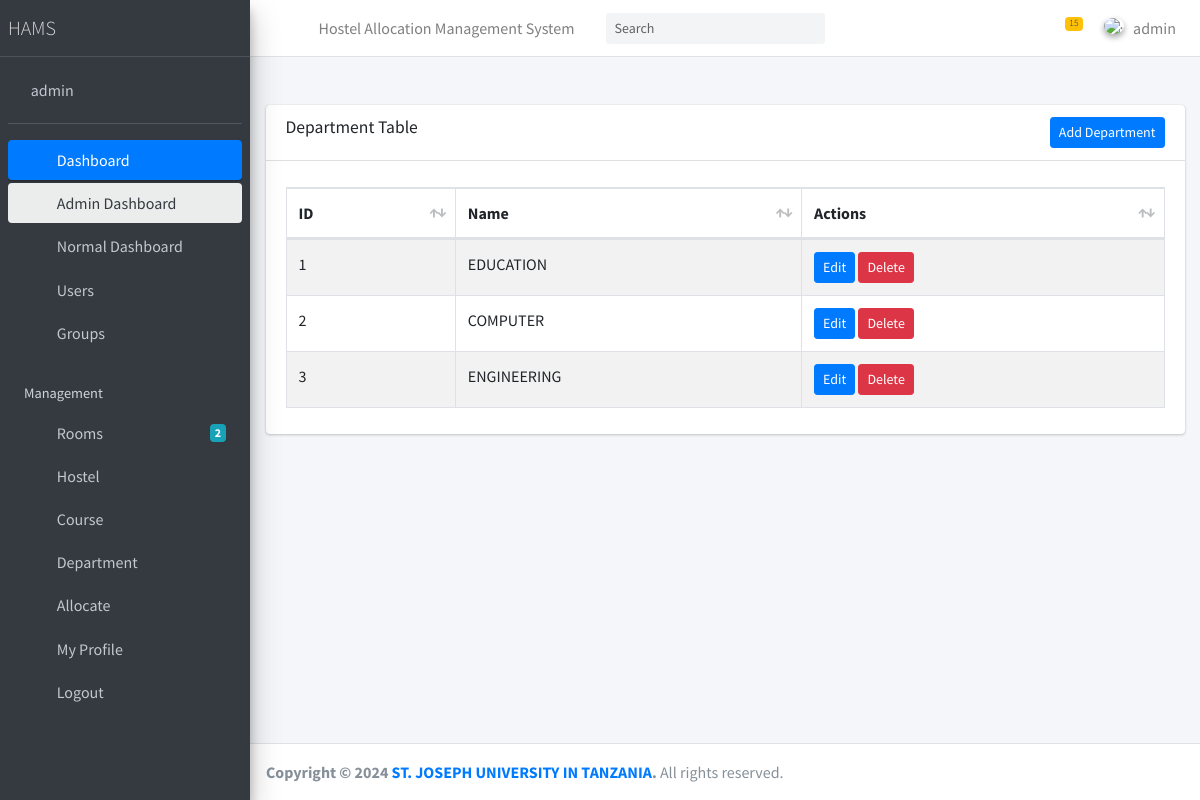
The app's page /department/ (signed in) with its own data.
### department/models.py (models this page shows, shortened)
class Department(models.Model):
    name=models.CharField(max_length=100)
    def remove_department(self):
      return reverse('department:delete',kwargs={'id':self.id})
    def update_department(self):
      return reverse('department:update',kwargs={'id':self.id})

### department/views.py (the view, shortened to what this page needs)
# urls.py: path('',Index.as_view(),name='index'),
class Index(View):
    def get(self,*args,**kwargs):
        departments=Department.objects.all()
        template_name='departments/department_index.html'
        form=DepartmentForm()
        context={
            'departments':departments,
            'form':form
        }
        return render(self.request,template_name,context)

### department/forms.py
class DepartmentForm(forms.ModelForm):
    class Meta:
        model =Department
        exclude=['user']
        widgets={
            'name':forms.TextInput(
                attrs={
                    'class':'form-control'
                }
            ),
        }

### department/templates/departments/department_index.html (shortened to what this page needs)
{% extends 'layouts/base.html' %}
{% block content %}
<section class="content">
    <div class="container-fluid">
        <div class="row">
            <div class="col-12">
                <div class="card">
                    <div class="card-header">
                        <h3 class="card-title">Department Table</h3>
                        {% if perms.deparment.add_department %}
                        <div class="float-right">
                            <button class="btn btn-primary btn-sm" data-toggle="modal" data-target="#createRoom">Add Department</button>
                        </div>
                       {% endif%}
                    </div>
                    <div class="card-body">
                        <div id="example1_wrapper" class="dataTables_wrapper dt-bootstrap4">
                            <div class="row">
                                <div class="col-sm-12">
                                    <table id="example1" class="table table-bordered table-striped dataTable dtr-inline"
                                        role="grid" aria-describedby="example1_info">
                                        <thead>
                                            <tr role="row">
                                                <th class="sorting" tabindex="0" aria-controls="example1" rowspan="1"
                                                    colspan="1"
                                                    aria-label="Engine version: activate to sort column ascending">
                                                    ID</th>
                                                <th class="sorting" tabindex="0" aria-controls="example1" rowspan="1"
                                                    colspan="1"
                                                    aria-label="Engine version: activate to sort column ascending">
                                                    Name</th>
                                                    {% if perms.departmetn.add_department %}
                                                    <th class="sorting" tabindex="0" aria-controls="example1" rowspan="1"
                                                    colspan="1"
                                                    aria-label="Engine version: activate to sort column ascending">
                                                    Actions
                                                    </th>
                                                    {% endif%}
                                            </tr>
                                        </thead>
                                        <tbody>
                                            {% for department in departments  %}
                                            <tr role="row" class="odd">
                                                <td tabindex="0" class="sorting_1">{{ forloop.counter }}</td>
                                                <td tabindex="0" class="sorting_1">{{ department.name }}</td>
                                                {% if perms.department.add_department %}
                                                <td tabindex="0" class="sorting_1">
                                                    <a href="javascript:void" class="btn btn-primary btn-sm"
                                                    data-toggle="modal" data-target="#edit{{ department.id }}"> Edit   </a>
                                                    <a href="javascript:void" class="btn btn-danger btn-sm"
                                                    data-toggle="modal" data-target="#delete{{ department.id }}"> Delete   </a>
                                                </td>
                                                {% endif%}
                                            </tr>
                                            {% endfor %}
                                        </tbody>
                                    </table>
                                </div>
                            </div>
                        </div>
                    </div>
                </div>
            </div>
        </div>
    </div>
</section>
{% endblock %}

### home/templates/layouts/partials/topbar.html (shortened to what this page needs)
{% load static %}
{% load humanize %}
 <nav class="main-header navbar navbar-expand navbar-white navbar-light">
    <ul class="navbar-nav">
      <li class="nav-item">
        <a class="nav-link" data-widget="pushmenu" href="#" role="button"><i class="fas fa-bars"></i></a>
      </li>
      <li class="nav-item d-none d-sm-inline-block">
        <a href="." class="nav-link">Hostel Allocation Management System</a>
      </li>
    </ul>
    <form class="form-inline ml-3">
      <div class="input-group input-group-sm">
        <input class="form-control form-control-navbar" type="search" placeholder="Search" aria-label="Search">
        <div class="input-group-append">
          <button class="btn btn-navbar" type="submit">
            <i class="fas fa-search"></i>
          </button>
        </div>
      </div>
    </form>
    <ul class="navbar-nav ml-auto">
      <li class="nav-item dropdown">
        <a class="nav-link" data-toggle="dropdown" href="#">
          <span class="badge badge-warning navbar-badge">15</span>
        </a>
      </li>
      <li class="nav-item dropdown user-menu">
        <a href="#" class="nav-link dropdown-toggle" data-toggle="dropdown" aria-expanded="false">
          <img src="{{ user.profile.profile.url }}" class="user-image img-circle elevation-2" alt=".">
          <span class="d-none d-md-inline"> {{ user }}</span>
        </a>
        </li>
    </ul>
  </nav>

### home/templates/layouts/partials/side.html
  <aside class="main-sidebar sidebar-dark-primary elevation-4">
    <a href="/admin" class="brand-link">
      <span class="brand-text font-weight-light">HAMS</span>
    </a>
    <div class="sidebar">
      <div class="user-panel mt-3 pb-3 mb-3 d-flex">
        <div class="image">
        </div>
        <div class="info">
          <a href="#" class="d-block">{{ user }}</a>
        </div>
      </div>
      <nav class="mt-2">
        <ul class="nav nav-pills nav-sidebar flex-column" data-widget="treeview" role="menu" data-accordion="false">
          <li class="nav-item has-treeview menu-open">
            <a href="#" class="nav-link active">
              <i class="nav-icon fas fa-tachometer-alt"></i>
              <p>
                Dashboard
                <i class="right fas fa-angle-left"></i>
              </p>
            </a>
            <ul class="nav nav-treeview">
              <li class="nav-item">
                {% if perms.group.view_group %}
                <a href="/admin" class="nav-link active">
                  <i class="far fa-circle nav-icon"></i>
                  <p>Admin Dashboard </p>
                </a>
              </li>
            {% endif %}
              <li class="nav-item">
                <a href="{% url 'home' %}" class="nav-link">
                  <i class="far fa-circle nav-icon"></i>
                  <p>Normal Dashboard </p>
                </a>
              </li>
            </ul>
          </li>
          <li class="nav-item">
            {% if perms.user.view_user %}
            <a href="/admin/auth/user" class="nav-link">
              <i class="nav-icon fa fa-user" aria-hidden="true"></i>
              <p>
                Users
              </p>
            </a>
            {% endif %}
          </li>
          <li class="nav-item">
            {% if perms.group.view_group %}
            <a href="/admin/auth/group/" class="nav-link">
              <i class="nav-icon fa fa-users" arial-hidden = "true"></i>
              <p>
                Groups
              </p>
            </a>
            {% endif %}
          </li>
          <li class="nav-header">Management</li>
         {% if not user.allocate.all  or user.is_superuser %}
          <li class="nav-item">
            <a href="{% url 'room:index' %}" class="nav-link">
              <i class="nav-icon far fa-calendar-alt"></i>
              <p>
                Rooms
                <span class="badge badge-info right">2</span>
              </p>
            </a>
          </li>
          {% endif %}
          {% if  user.is_staff %}
          <li class="nav-item">
            <a href="{% url 'hostel:index' %}" class="nav-link">
              <i class="nav-icon far fa-image"></i>
              <p>
                Hostel
              </p>
            </a>
          </li>
          <li class="nav-item">
            <a href="{% url 'course:index' %}" class="nav-link">
              <i class="nav-icon far fa-image"></i>
              <p>
                Course
              </p>
            </a>
          </li>
          <li class="nav-item">
            <a  href="{% url 'department:index' %}" class="nav-link">
              <i class="nav-icon far fa-image"></i>
              <p>
                Department
              </p>
            </a>
          </li>
          {% endif %}
          {% if  user.is_staff %}
          <li class="nav-item">
            <a  href="{% url 'allocate:index' %}" class="nav-link">
              <i class="nav-icon far fa-image"></i>
              <p>
                Allocate
              </p>
            </a>
          </li>
          {% endif %}
          <li class="nav-item">
            <a  href="{% url 'profile' %}" class="nav-link">
              <i class="nav-icon far fa-image"></i>
              <p>
               My Profile
              </p>
            </a>
          </li>
          <li class="nav-item">
            <a  href="{% url 'logout' %}" class="nav-link">
              <i class="nav-icon far fa-image" ></i>
              <p>
               Logout
              </p>
            </a>
          </li>
        </ul>
      </nav>
    </div>
  </aside>

### records on screen
Department: name "EDUCATION"
Department: name "COMPUTER"
Department: name "ENGINEERING"

### other values on screen
{{ user }} "admin"
